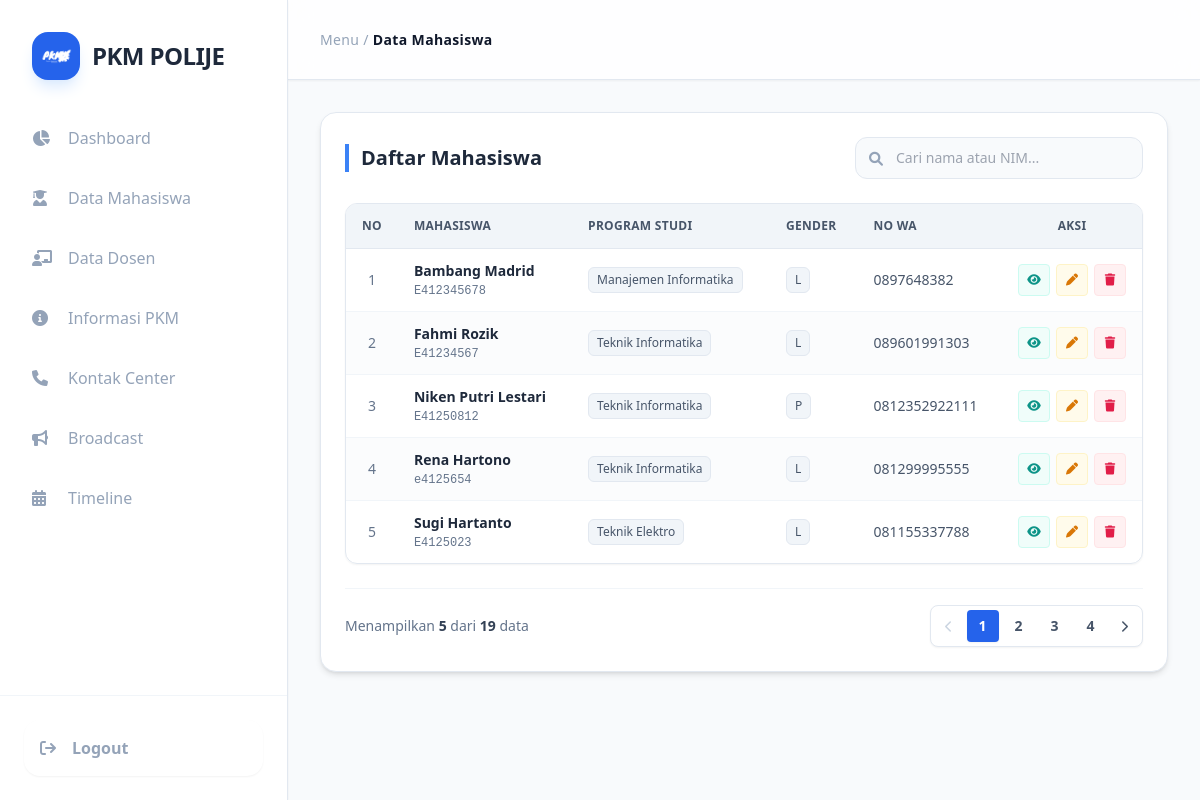
The app's page /admin_panel/data_mahasiswa.php (signed in) with its own data.
### tables this page shows
CREATE TABLE `user_mahasiswa` (
  `id` int NOT NULL,
  `nama_lengkap` varchar(100) NOT NULL,
  `nim` varchar(20) NOT NULL,
  `email_polije` varchar(100) NOT NULL,
  `no_whatsapp` varchar(20) NOT NULL,
  `gender` enum('L','P') NOT NULL,
  `jurusan` enum('PP','TP','PETERNAKAN','MNA','TI','BKP','KESEHATAN','TEKNIK','BISNIS') NOT NULL,
  `program_studi` varchar(100) NOT NULL,
  `angkatan` year NOT NULL,
  `password` varchar(255) NOT NULL,
  `khs_image` varchar(255) DEFAULT NULL,
  `created_at` timestamp NULL DEFAULT CURRENT_TIMESTAMP
);

### admin_panel/data_mahasiswa.php (the view, shortened to what this page needs)
<?php
include '../koneksi/koneksi.php';
$batas = 5;
$halaman = isset($_GET['halaman']) ? (int)$_GET['halaman'] : 1;
$halaman_awal = ($halaman > 1) ? ($halaman * $batas) - $batas : 0;
try {
    $query_total = $pdo->query("SELECT COUNT(*) FROM user_mahasiswa");
    $total_data = $query_total->fetchColumn();
    $total_halaman = ceil($total_data / $batas);
    $query = "SELECT * FROM user_mahasiswa ORDER BY id DESC LIMIT :start, :limit";
    $stmt = $pdo->prepare($query);
    $stmt->bindValue(':start', (int) $halaman_awal, PDO::PARAM_INT);
    $stmt->bindValue(':limit', (int) $batas, PDO::PARAM_INT);
    $stmt->execute();
    $mahasiswa_list = $stmt->fetchAll();
    $prev = $halaman - 1;
    $next = $halaman + 1;
} catch (PDOException $e) {
    die("Gagal mengambil data: " . $e->getMessage());
}
?>
<!DOCTYPE html>
<html lang="en">
<head>
    <script src="https://cdn.tailwindcss.com"></script>
    <link href="https://cdnjs.cloudflare.com/ajax/libs/font-awesome/6.0.0/css/all.min.css" rel="stylesheet">
</head>
<body class="bg-slate-50 font-sans text-slate-700 overflow-hidden">
    <div class="flex h-screen w-full">
        <aside class="w-72 bg-white border-r border-slate-200 flex flex-col flex-shrink-0 z-40 shadow-sm">
            <div class="p-8">
                <div class="flex items-center gap-3 group cursor-pointer">
                    <div class="w-12 h-12 bg-blue-600 rounded-2xl flex items-center justify-center shadow-lg shadow-blue-100 overflow-hidden transition-all duration-500 group-hover:rotate-[360deg] group-hover:scale-110">
                        <img src="./image/logoPKM.png" alt="Logo" class="w-8 h-8 object-contain brightness-0 invert" onerror="this.style.display='none'; this.insertAdjacentHTML('afterend', '<i class=\'fa-solid fa-graduation-cap text-white text-xl\'></i>');">
                    </div>
                    <h1 class="text-2xl font-bold text-slate-800 tracking-tight">PKM POLIJE</h1>
                </div>
            </div>
            <nav class="flex-1 px-4 space-y-2 overflow-y-auto">
                <a href="./dasboard.php" class="flex items-center gap-4 px-4 py-3.5 text-slate-400 hover:bg-slate-50 hover:text-blue-600 rounded-2xl transition-all duration-300 hover:pl-7">
                    <i class="fa-solid fa-chart-pie w-5"></i> Dashboard
                </a>
                <a href="./data_mahasiswa.php" class="flex items-center gap-4 px-4 py-3.5 text-slate-400 hover:bg-slate-50 hover:text-blue-600 rounded-2xl transition-all duration-300 hover:pl-7">
                    <i class="fa-solid fa-user-graduate w-5"></i> Data Mahasiswa
                </a>
                <a href="./data_dosen.php" class="flex items-center gap-4 px-4 py-3.5 text-slate-400 hover:bg-slate-50 hover:text-blue-600 rounded-2xl transition-all duration-300 hover:pl-7">
                    <i class="fa-solid fa-chalkboard-user w-5"></i> Data Dosen
                </a>
                <a href="./informasi_pkm.php" class="flex items-center gap-4 px-4 py-3.5 text-slate-400 hover:bg-slate-50 hover:text-blue-600 rounded-2xl transition-all duration-300 hover:pl-7">
                    <i class="fa-solid fa-circle-info w-5"></i> Informasi PKM
                </a>
                <a href="./kontak_center.php" class="flex items-center gap-4 px-4 py-3.5 text-slate-400 hover:bg-slate-50 hover:text-blue-600 rounded-2xl transition-all duration-300 hover:pl-7">
                    <i class="fa-solid fa-phone w-5"></i> Kontak Center
                </a>
                <a href="./broadcast.php" class="flex items-center gap-4 px-4 py-3.5 text-slate-400 hover:bg-slate-50 hover:text-blue-600 rounded-2xl transition-all duration-300 hover:pl-7">
                    <i class="fa-solid fa-bullhorn w-5"></i> Broadcast
                </a>
                <a href="./timeline.php" class="flex items-center gap-4 px-4 py-3.5 text-slate-400 hover:bg-slate-50 hover:text-blue-600 rounded-2xl transition-all duration-300 hover:pl-7">
                    <i class="fa-solid fa-calendar-days w-5"></i> Timeline
                </a>
            </nav>
            <div class="p-6 border-t border-slate-100">
                <a href="../login_user/proses_logout_user.php">
                <button class="flex items-center gap-4 w-full px-4 py-4 text-slate-400 hover:text-white hover:bg-red-500 rounded-2xl transition-all duration-300 group shadow-sm active:scale-95">
                    <i class="fa-solid fa-arrow-right-from-bracket group-hover:-translate-x-1 transition-transform font-bold"></i>
                    <span class="font-bold">Logout</span>
                </button></a>
            </div>
        </aside>
        <div class="flex-1 flex flex-col h-screen overflow-hidden bg-slate-50">
            <header class="h-20 bg-white/80 backdrop-blur-md sticky top-0 z-30 flex items-center px-8 border-b border-slate-200 shadow-sm">
                <div class="text-slate-400 text-sm font-medium tracking-wide">
                    Menu / <span class="text-slate-900 font-bold">Data Mahasiswa</span>
                </div>
            </header>
            <main class="flex-1 p-6 md:p-8 overflow-y-auto">
            <div class="bg-white p-6 rounded-2xl border border-slate-200 shadow-md animate-fade-up w-full max-w-6xl mx-auto">
        <div class="flex flex-col md:flex-row justify-between items-center mb-6 gap-4">
            <h2 class="text-xl font-bold text-slate-800 border-l-4 border-blue-500 pl-3">Daftar Mahasiswa</h2>
            <div class="relative w-full md:w-72">
                <input type="text" id="searchInput" placeholder="Cari nama atau NIM..." class="w-full pl-10 pr-4 py-2.5 bg-slate-50 border border-slate-200 rounded-xl text-sm focus:outline-none focus:ring-2 focus:ring-blue-500 transition-all text-slate-600 focus:bg-white">
                <i class="fa-solid fa-magnifying-glass absolute left-3.5 top-3 text-slate-400 text-sm"></i>
            </div>
        </div>
        <div class="rounded-xl border border-slate-200 mb-6 overflow-hidden shadow-sm">
            <table class="w-full text-left text-sm">
                <thead class="bg-slate-100 text-slate-600 text-xs uppercase font-bold tracking-wide border-b border-slate-200">
                    <tr>
                        <th class="px-4 py-3.5 text-center w-12">No</th>
                        <th class="px-4 py-3.5">Mahasiswa</th>
                        <th class="px-4 py-3.5">Program Studi</th>
                        <th class="px-4 py-3.5">Gender</th>
                        <th class="px-4 py-3.5">No WA</th>
                        <th class="px-4 py-3.5 text-center w-28">Aksi</th>
                    </tr>
                </thead>
                <tbody class="divide-y divide-slate-100">
                    <?php
                    $no = $halaman_awal + 1;
                    if (count($mahasiswa_list) > 0):
                        foreach ($mahasiswa_list as $row):
                    ?>
                    <tr class="hover:bg-blue-50/40 transition-colors duration-200 even:bg-slate-50/60">
                        <td class="px-4 py-3 text-center text-slate-500 font-medium"><?php echo $no++; ?></td>
                        <td class="px-4 py-3">
                            <div class="font-bold text-slate-800"><?php echo htmlspecialchars($row['nama_lengkap']); ?></div>
                            <div class="text-xs text-slate-500 font-mono mt-0.5"><?php echo htmlspecialchars($row['nim']); ?></div>
                        </td>
                        <td class="px-4 py-3 text-slate-600">
                            <span class="inline-flex items-center px-2 py-1 rounded-md bg-slate-100 border border-slate-200 text-xs font-medium">
                                <?php echo htmlspecialchars($row['program_studi']); ?>
                            </span>
                        </td>
                        <td class="px-4 py-3 text-slate-600">
                            <span class="inline-flex items-center px-2 py-1 rounded-md bg-slate-100 border border-slate-200 text-xs font-medium">
                                <?php echo htmlspecialchars($row['gender']); ?>
                            </span>
                        </td>
                        <td class="px-4 py-3 text-slate-600"><?php echo htmlspecialchars($row['no_whatsapp']); ?></td>
                        <td class="px-4 py-3">
                            <div class="flex items-center justify-center gap-1.5">
                                <a href="../detail_riwayat/detail_mahasiswa.php?id=<?php echo $row['id']; ?>"
                                    class="w-8 h-8 rounded bg-teal-50 text-teal-600 hover:bg-teal-500 hover:text-white flex items-center justify-center transition-all border border-teal-100"
                                    title="Detail">
                                        <i class="fa-solid fa-eye text-xs"></i>
                                    </a>
                                <a href="../edit/edit_mahasiswa.php?id=<?php echo $row['id']; ?>"
                                        class="w-8 h-8 rounded bg-amber-50 text-amber-600 hover:bg-amber-500 hover:text-white flex items-center justify-center transition-all border border-amber-100"
                                        title="Edit">
                                            <i class="fa-solid fa-pen text-xs"></i>
                                        </a>
                                <a href="../proses_hapus/hapus_data_mahasiswa.php?id=<?php echo $row['id']; ?>"
                                    onclick="return confirm('Apakah Anda yakin ingin menghapus data mahasiswa ini?')"
                                    class="w-8 h-8 rounded bg-rose-50 text-rose-600 hover:bg-rose-500 hover:text-white flex items-center justify-center transition-all border border-rose-100"
                                    title="Hapus">
                                        <i class="fa-solid fa-trash text-xs"></i>
                                    </a>
                            </div>
                        </td>
                    </tr>
                    <?php
                        endforeach;
                    else:
                    ?>
                    <tr>
                        <td colspan="5" class="px-4 py-10 text-center text-slate-400 italic">Belum ada data mahasiswa terdaftar.</td>
                    </tr>
                    <?php endif; ?>
                </tbody>
            </table>
        </div>
        <div class="flex flex-col md:flex-row justify-between items-center gap-4 text-sm text-slate-500 border-t border-slate-100 pt-4">
            <div>
                Menampilkan <span class="font-bold text-slate-700"><?php echo count($mahasiswa_list); ?></span>
                dari <span class="font-bold text-slate-700"><?php echo $total_data; ?></span> data
            </div>
            <div class="flex items-center gap-1 bg-white p-1 rounded-lg border border-slate-200 shadow-sm">
                <a href="?halaman=<?php echo ($halaman > 1) ? $prev : 1; ?>"
                class="px-2.5 py-1.5 rounded hover:bg-slate-100 <?php echo ($halaman <= 1) ? 'text-slate-300 pointer-events-none' : 'text-slate-600'; ?>">
                    <i class="fa-solid fa-chevron-left text-xs"></i>
                </a>
                <?php for($x=1; $x<=$total_halaman; $x++): ?>
                    <a href="?halaman=<?php echo $x; ?>"
                    class="w-8 h-8 flex items-center justify-center rounded font-bold transition-all <?php echo ($halaman == $x) ? 'bg-blue-600 text-white shadow-sm' : 'hover:bg-slate-100 text-slate-600'; ?>">
                        <?php echo $x; ?>
                    </a>
                <?php endfor; ?>
                <a href="?halaman=<?php echo ($halaman < $total_halaman) ? $next : $total_halaman; ?>"
                class="px-2.5 py-1.5 rounded hover:bg-slate-100 <?php echo ($halaman >= $total_halaman) ? 'text-slate-300 pointer-events-none' : 'text-slate-600'; ?>">
                    <i class="fa-solid fa-chevron-right text-xs"></i>
                </a>
            </div>
        </div>
    </div>
</main>
        </div>
    </div>
</body>
</html>

### admin_panel/data_mahasiswa.php (style rules this page uses)
.animate-fade-up { animation: fadeInUp 0.6s ease-out forwards; }

### records on screen
user_mahasiswa: nama_lengkap "Bambang Madrid", nim "E412345678", program_studi "Manajemen Informatika", gender "L", no_whatsapp "0897648382"
user_mahasiswa: nama_lengkap "Fahmi Rozik", nim "E41234567", program_studi "Teknik Informatika", gender "L", no_whatsapp "089601991303"
user_mahasiswa: nama_lengkap "Niken Putri Lestari", nim "E41250812", program_studi "Teknik Informatika", gender "P", no_whatsapp "0812352922111"
user_mahasiswa: nama_lengkap "Rena Hartono", nim "e4125654", program_studi "Teknik Informatika", gender "L", no_whatsapp "081299995555"
user_mahasiswa: nama_lengkap "Sugi Hartanto", nim "E4125023", program_studi "Teknik Elektro", gender "L", no_whatsapp "081155337788"

### other values on screen
count($mahasiswa_list) "5"
$total_data "19"
